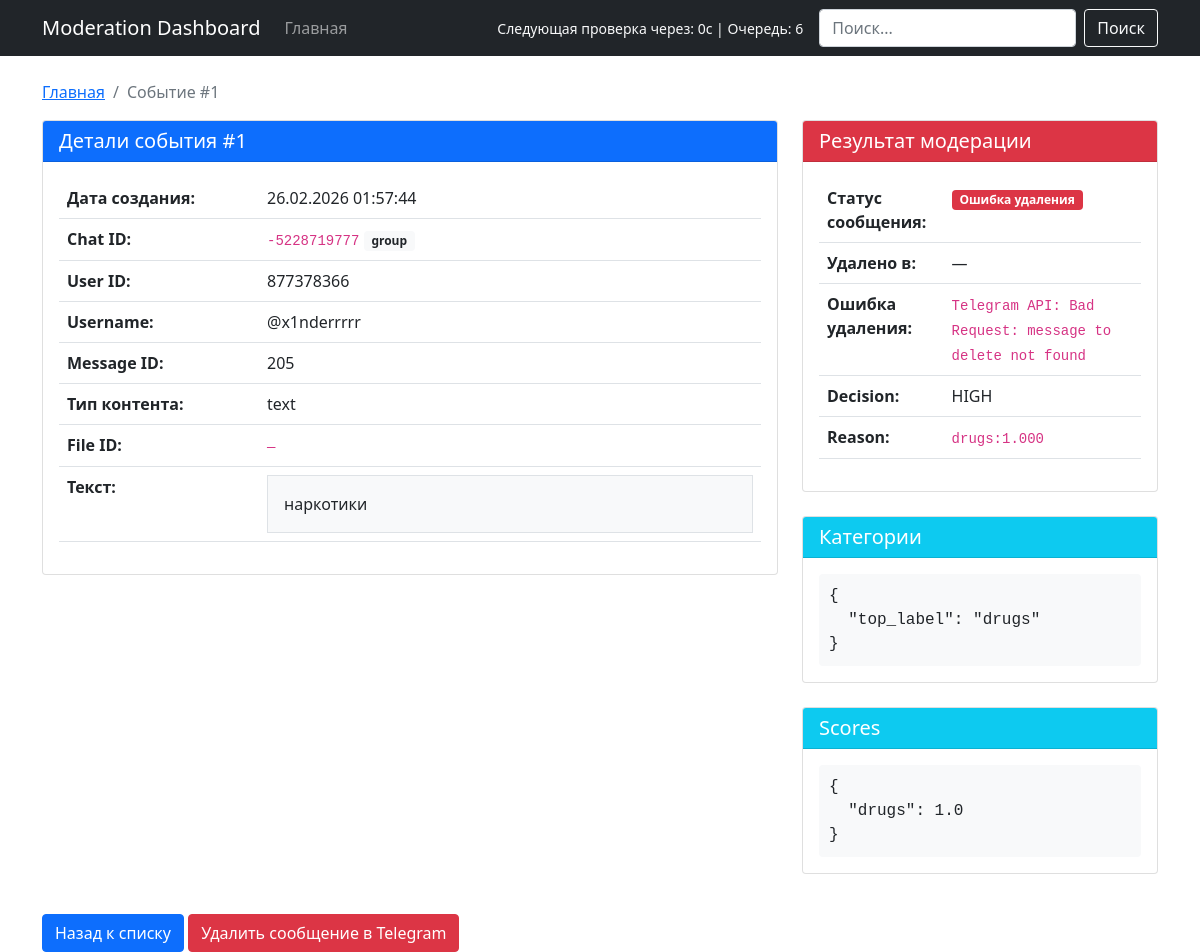
Screenshot of /event/1 with the database file from the repository.
### tables this page shows
CREATE TABLE moderation_events (
            id INTEGER PRIMARY KEY AUTOINCREMENT,
            created_at TEXT NOT NULL,
            chat_id INTEGER NOT NULL,
            user_id INTEGER,
            username TEXT,
            message_id INTEGER,
            content_type TEXT NOT NULL,
            text_excerpt TEXT,
            file_id TEXT,
            flagged INTEGER NOT NULL,
            decision TEXT NOT NULL,
            reason TEXT,
            categories_json TEXT,
            scores_json TEXT,
            reviewer_id INTEGER,
            review_label TEXT,
            review_at TEXT
        , message_status TEXT, deleted_at TEXT, delete_error TEXT);

### web/app.py (the view)
@app.route("/event/<int:event_id>")
def event_detail(event_id: int):
    conn = get_db_connection()
    event = conn.execute("SELECT * FROM moderation_events WHERE id = ?", (event_id,)).fetchone()
    conn.close()
    if event is None:
        return "Событие не найдено", 404
    return render_template("event_detail.html", event=enrich_event(event))

### web/app.py (called while the page is built)
def get_db_connection() -> sqlite3.Connection:
    conn = sqlite3.connect(DB_PATH)
    conn.row_factory = sqlite3.Row
    return conn

def parse_date(date_str: str | None) -> str | None:
    if not date_str:
        return None
    try:
        dt = datetime.fromisoformat(date_str.replace("Z", "+00:00"))
        return dt.strftime("%d.%m.%Y %H:%M:%S")
    except Exception:
        return date_str

def get_risk_color(risk_level: str | None) -> str:
    level = (risk_level or "low").lower()
    if level == "high":
        return "danger"
    if level == "med":
        return "warning"
    return "success"

def chat_kind(chat_id: int | None) -> str:
    if chat_id is None:
        return "unknown"
    if chat_id > 0:
        return "private"
    cid = str(chat_id)
    if cid.startswith("-100"):
        return "channel/supergroup"
    return "group"

def telegram_message_link(chat_id: int | None, message_id: int | None) -> str | None:
    if chat_id is None or message_id is None:
        return None
    cid = str(chat_id)
    if cid.startswith("-100"):
        internal_id = cid[4:]
        return f"https://t.me/c/{internal_id}/{message_id}"
    return None

@app.context_processor
def inject_global_status() -> Dict[str, Any]:
    return {"bot_status": get_bot_status()}

### web/templates/event_detail.html (shortened to what this page needs)
{% extends "base.html" %}
{% block content %}
<nav aria-label="breadcrumb">
    <ol class="breadcrumb">
        <li class="breadcrumb-item"><a href="/">Главная</a></li>
        <li class="breadcrumb-item active">Событие #{{ event.id }}</li>
    </ol>
</nav>
<div class="row">
    <div class="col-md-8">
        <div class="card mb-4">
            <div class="card-header bg-primary text-white">
                <h5 class="mb-0">Детали события #{{ event.id }}</h5>
            </div>
            <div class="card-body">
                <table class="table">
                    <tr>
                        <th style="width: 200px;">Дата создания:</th>
                        <td>{{ event.created_at_formatted }}</td>
                    </tr>
                    <tr>
                        <th>Chat ID:</th>
                        <td>
                            <code>{{ event.chat_id }}</code>
                            <span class="badge bg-light text-dark">{{ event.chat_kind }}</span>
                        </td>
                    </tr>
                    <tr>
                        <th>User ID:</th>
                        <td>{{ event.user_id or '—' }}</td>
                    </tr>
                    <tr>
                        <th>Username:</th>
                        <td>{% if event.username %}@{{ event.username }}{% else %}—{% endif %}</td>
                    </tr>
                    <tr>
                        <th>Message ID:</th>
                        <td>{{ event.message_id or '—' }}</td>
                    </tr>
                    <tr>
                        <th>Тип контента:</th>
                        <td>{{ event.content_type }}</td>
                    </tr>
                    <tr>
                        <th>File ID:</th>
                        <td><code>{{ event.file_id or '—' }}</code></td>
                    </tr>
                    <tr>
                        <th>Текст:</th>
                        <td>
                            <div class="border p-3 bg-light">
                                {{ event.text_excerpt or '—' }}
                            </div>
                        </td>
                    </tr>
                </table>
            </div>
        </div>
    </div>
    <div class="col-md-4">
        <div class="card mb-4">
            <div class="card-header bg-{{ event.risk_color }} text-white">
                <h5 class="mb-0">Результат модерации</h5>
            </div>
            <div class="card-body">
                <table class="table">
                    <tr>
                        <th>Статус сообщения:</th>
                        <td>
                            {% if event.message_status == 'deleted' %}
                                <span class="badge bg-secondary">Удалено</span>
                            {% elif event.message_status == 'delete_failed' %}
                                <span class="badge bg-danger">Ошибка удаления</span>
                            {% elif event.message_status == 'present' %}
                                <span class="badge bg-success">В чате</span>
                            {% else %}
                                <span class="badge bg-warning text-dark">Неизвестно</span>
                            {% endif %}
                        </td>
                    </tr>
                    <tr>
                        <th>Удалено в:</th>
                        <td>{{ event.deleted_at_formatted or '—' }}</td>
                    </tr>
                    <tr>
                        <th>Ошибка удаления:</th>
                        <td><code>{{ event.delete_error or '—' }}</code></td>
                    </tr>
                    <tr>
                        <th>Decision:</th>
                        <td><span class="risk-{{ event.risk_color }}">{{ event.decision|upper }}</span></td>
                    </tr>
                    <tr>
                        <th>Reason:</th>
                        <td><code>{{ event.reason or '—' }}</code></td>
                    </tr>
                </table>
            </div>
        </div>
        <div class="card mb-4">
            <div class="card-header bg-info text-white">
                <h5 class="mb-0">Категории</h5>
            </div>
            <div class="card-body">
                {% if event.categories %}
                    <div class="json-view">{{ event.categories|tojson(indent=2) }}</div>
                {% else %}
                    <p class="text-muted">Нет данных</p>
                {% endif %}
            </div>
        </div>
        <div class="card mb-4">
            <div class="card-header bg-info text-white">
                <h5 class="mb-0">Scores</h5>
            </div>
            <div class="card-body">
                {% if event.scores %}
                    <div class="json-view">{{ event.scores|tojson(indent=2) }}</div>
                {% else %}
                    <p class="text-muted">Нет данных</p>
                {% endif %}
            </div>
        </div>
    </div>
</div>
<div class="mt-3">
    <a href="/" class="btn btn-primary">Назад к списку</a>
    {% if event.message_id and event.message_status != 'deleted' %}
    <form method="POST" action="/event/{{ event.id }}/delete-message" class="d-inline">
        <button type="submit" class="btn btn-danger"
                onclick="return confirm('Удалить сообщение {{ event.message_id }} в Telegram?')">
            Удалить сообщение в Telegram
        </button>
    </form>
    {% endif %}
</div>
{% endblock %}

### web/templates/base.html (style rules this page uses)
.json-view { background-color: #f8f9fa; padding: 10px; border-radius: 4px; font-family: monospace; white-space: pre-wrap; }

### rows the page displays
moderation_events: id "1", chat_id "-5228719777", user "877378366", username "x1nderrrrr", message "205", content_type "text", text_excerpt "наркотики", delete_error "Telegram API: Bad Request: message to delete not found", decision "HIGH", reason "drugs:1.000"

### other values shown
{{ bot_status.queue_size }} "6"
{{ event.created_at_formatted }} "26.02.2026 01:57:44"
{{ event.chat_kind }} "group"
{{ event.file_id or '—' }} "—"
{{ event.deleted_at_formatted or '—' }} "—"
{{ event.categories|tojson(indent=2) }} "{ \"top_label\": \"drugs\" }"
{{ event.scores|tojson(indent=2) }} "{ \"drugs\": 1.0 }"
